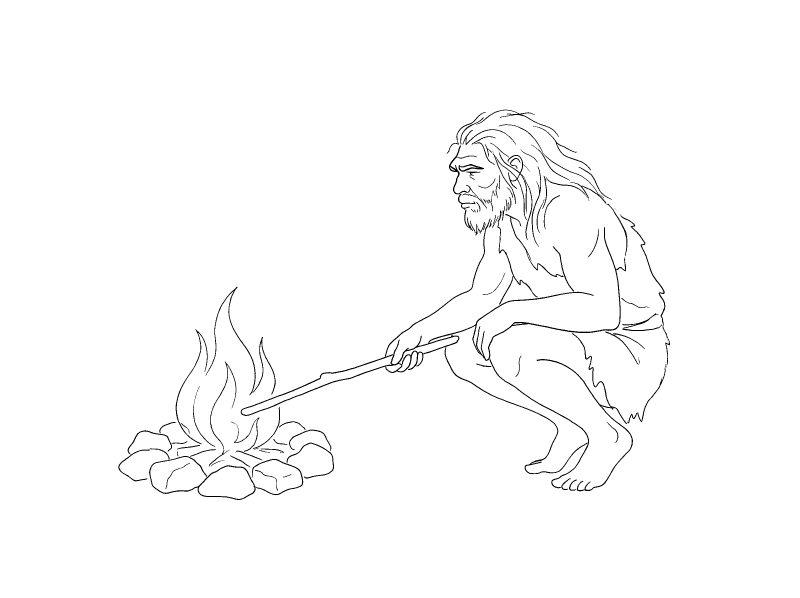
#> input picture assets/hero/drawings/s01.png, 2400 x 1792 px (shown at 1/3 size); its folder holds only this picture in this run
$ python hero_lines.py
#> lines starting #> are read from the running program, lines starting #| are printed output that depends on the picture; after the words box and inside, x2 and y2 are one past the last pixel; in counts of white or black regions, pixels touching at a corner belong together
#!/usr/bin/env python3
"""Hero animation (26.10.2026): turns the line drawings into 1-px centre lines.

Source: one line drawing per stage of the history of technology, made with Nano Banana Pro on Higgsfield AI
(thin black outlines on white), stored as 1-bit PNGs (2400 x 1792) in assets/hero/drawings. This script finds the
centre line of every drawn line (skeleton), joins the pieces into long strokes (straight through crossings),
smooths and simplifies them and writes assets/hero/lines.json: per scene a list of SVG path strings
("M x y l dx dy ..."), fitted into a 1000 x 800 box, longest stroke first.

    python3 tools/hero_lines.py          (needs numpy, scipy, scikit-image, Pillow)
"""
import json
import math
import pathlib

import numpy as np
from PIL import Image
from scipy import ndimage as ndi
from skimage.morphology import remove_small_objects, skeletonize

ROOT = pathlib.Path(__file__).resolve().parent.parent
SRC = ROOT / "assets" / "hero" / "drawings"
OUT = ROOT / "assets" / "hero" / "lines.json"
W, H, PAD = 1000, 800, 16

# order of the animation: file, mirrored (so that people, vehicles and machines face or move to the right), name
SCENES = [
    ("s01", True, "feuer"), ("s02", False, "rad"), ("s03", False, "buchdruck"),
    ("s04", False, "entdecker"), ("s05", False, "dampfmaschine"), ("s06", True, "eisenbahn"),
    ("s07", False, "gluehbirne"), ("s08", True, "flugzeug"), ("s09", False, "rakete"),
    ("s10", False, "internet"), ("s11", False, "ki"), ("s12", False, "flugauto"),
]

SPUR = 9          # px (source): skeleton twigs at line ends and corners shorter than this are dropped
MIN_LEN = 10      # px (source): strokes shorter than this are dropped (specks)
SIGMA = 1.3       # px (source): smoothing of the pixel staircase along each stroke
EPS = 0.7         # px (source): simplification tolerance (Ramer-Douglas-Peucker)
STRAIGHT = math.cos(math.radians(140))   # two lines meeting at a crossing are joined when they continue

RING = [(-1, -1), (-1, 0), (-1, 1), (0, 1), (1, 1), (1, 0), (1, -1), (0, -1)]   # clockwise from NW
EDGE4 = {1, 3, 5, 7}                                                                # N, E, S, W in RING


# [114 lines left out: functions simple, thin, graph, not called in this run]


def length(p):
    return float(np.sum(np.hypot(*np.diff(p, axis=0).T))) if len(p) > 1 else 0.0


# [144 lines left out: functions strokes_of, smooth, rdp, num, path, not called in this run]


def scene(name, mirror):
#> called with name = 's01', mirror = True
    im = np.array(Image.open(SRC / f"{name}.png").convert("L")) < 128
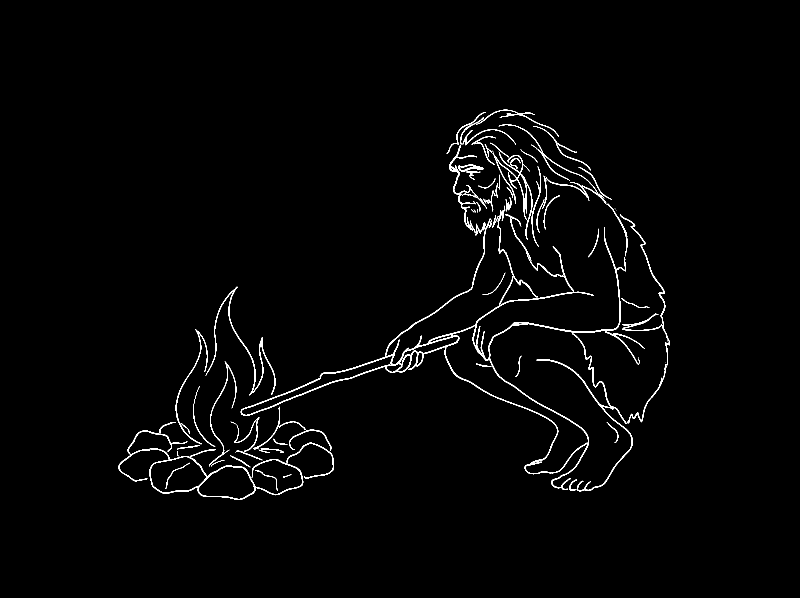
#> im: shape (1792, 2400) bool (shown at 1/3 size); 1.4% white in thin lines or dots, all inside (x1, y1, x2, y2) = (355, 329, 2010, 1500)
    if mirror:
        im = im[:, ::-1]
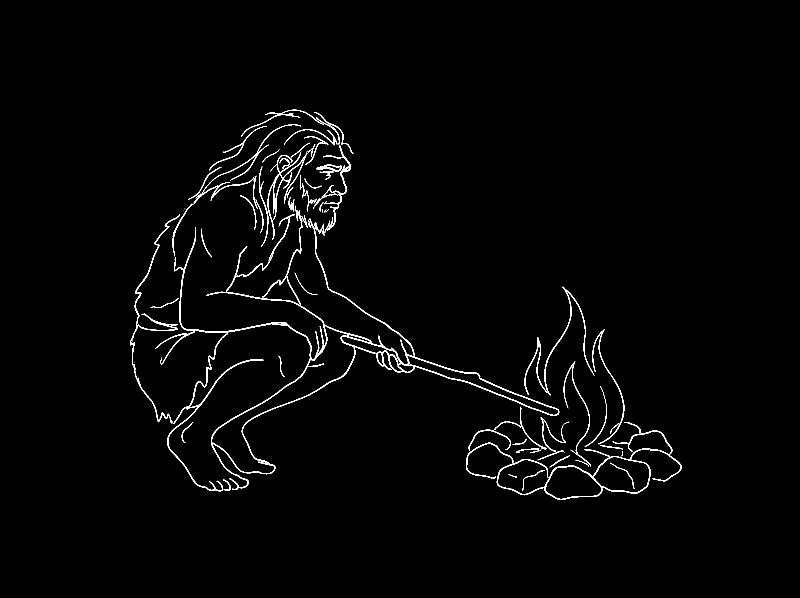
#> im: shape (1792, 2400) bool (shown at 1/3 size); 1.4% white in thin lines or dots, all inside (x1, y1, x2, y2) = (390, 329, 2045, 1500)
#> (the run stopped early here; a loop or call above may not have finished)
